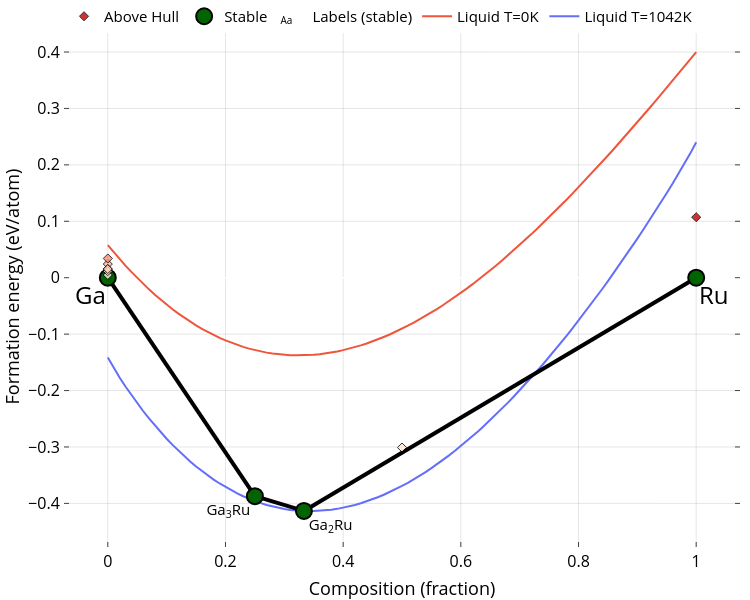
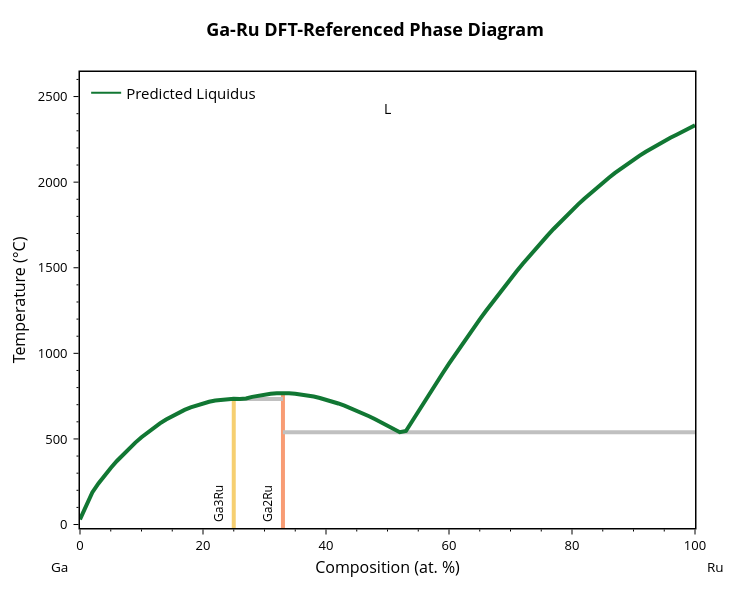

Write notebook code for charts like these, in order.
### Code cell
system = "Ga-Ru"   # <-- change this to any cached binary system

pred_params = runner.predict_system(system) + [0]
print(pred_params)
bl = BinaryLiquid.from_cache(system, reconstruction=True)
bl.update_params(pred_params)
blp = BLPlotter(bl)

blp.show('ch+g')
blp.show('pred+liq')

runner.create_compact_prediction_figure(
    system_name=system,
    output_file=None,
    max_display_features=10,
)

pd = bl.dft_ch
print("Stable entries:")
for e in sorted(pd.stable_entries, key=lambda e: e.composition.get_atomic_fraction(pd.elements[1])):
    print(f"  {e.name:12s}  x={e.composition.get_atomic_fraction(pd.elements[1]):.3f}  "
          f"Ef={pd.get_form_energy_per_atom(e):+.4f} eV/at")

### Figure 1 — Plotly figure (JSON) as saved in the notebook; plotly's stock layout.template omitted (floating-point values rounded to 4 significant figures)
{"data": [{"mode": "lines", "name": "Liquid T=1042K", "type": "scatter", "x": [0, 0.01, 0.02, 0.03, 0.04, 0.05, 0.06, 0.07, 0.08, 0.09, 0.1, 0.11, 0.12, 0.13, 0.14, 0.15, 0.16, 0.17, 0.18, 0.19, 0.2, 0.21, 0.22, 0.23, 0.24, 0.25, 0.26, 0.27, 0.28, 0.29, 0.3, 0.31, 0.32, 0.33, 0.34, 0.35, 0.36, 0.37, 0.38, 0.39, 0.4, 0.41, 0.42, 0.43, 0.44, 0.45, 0.46, 0.47, 0.48, 0.49, 0.5, 0.51, 0.52, 0.53, 0.54, 0.55, 0.56, 0.57, 0.58, 0.59, 0.6, 0.61, 0.62, 0.63, 0.64, 0.65, 0.66, 0.67, 0.68, 0.69, 0.7, 0.71, 0.72, 0.73, 0.74, 0.75, 0.76, 0.77, 0.78, 0.79, 0.8, 0.81, 0.82, 0.83, 0.84, 0.85, 0.86, 0.87, 0.88, 0.89, 0.9, 0.91, 0.92, 0.93, 0.94, 0.95, 0.96, 0.97, 0.98, 0.99, 1], "y": [-0.1413, -0.1599, -0.1769, -0.1928, -0.208, -0.2225, -0.2363, -0.2494, -0.262, -0.274, -0.2854, -0.2963, -0.3066, -0.3164, -0.3257, -0.3345, -0.3428, -0.3506, -0.3579, -0.3647, -0.371, -0.3769, -0.3824, -0.3873, -0.3919, -0.396, -0.3996, -0.4028, -0.4056, -0.408, -0.41, -0.4115, -0.4126, -0.4134, -0.4137, -0.4137, -0.4132, -0.4124, -0.4112, -0.4097, -0.4077, -0.4054, -0.4028, -0.3998, -0.3964, -0.3927, -0.3887, -0.3843, -0.3795, -0.3745, -0.3691, -0.3634, -0.3574, -0.3511, -0.3444, -0.3375, -0.3303, -0.3227, -0.3149, -0.3068, -0.2984, -0.2897, -0.2807, -0.2715, -0.262, -0.2522, -0.2422, -0.2319, -0.2213, -0.2105, -0.1995, -0.1882, -0.1767, -0.1649, -0.1529, -0.1407, -0.1282, -0.1155, -0.1026, -0.08942, -0.07606, -0.06249, -0.04869, -0.03469, -0.02047, -0.006037, 0.008603, 0.02345, 0.03852, 0.05379, 0.06928, 0.08499, 0.1009, 0.1171, 0.1335, 0.1502, 0.1672, 0.1845, 0.2022, 0.2204, 0.24]}, {"mode": "lines", "name": "Liquid T=0K", "type": "scatter", "x": [0, 0.01, 0.02, 0.03, 0.04, 0.05, 0.06, 0.07, 0.08, 0.09, 0.1, 0.11, 0.12, 0.13, 0.14, 0.15, 0.16, 0.17, 0.18, 0.19, 0.2, 0.21, 0.22, 0.23, 0.24, 0.25, 0.26, 0.27, 0.28, 0.29, 0.3, 0.31, 0.32, 0.33, 0.34, 0.35, 0.36, 0.37, 0.38, 0.39, 0.4, 0.41, 0.42, 0.43, 0.44, 0.45, 0.46, 0.47, 0.48, 0.49, 0.5, 0.51, 0.52, 0.53, 0.54, 0.55, 0.56, 0.57, 0.58, 0.59, 0.6, 0.61, 0.62, 0.63, 0.64, 0.65, 0.66, 0.67, 0.68, 0.69, 0.7, 0.71, 0.72, 0.73, 0.74, 0.75, 0.76, 0.77, 0.78, 0.79, 0.8, 0.81, 0.82, 0.83, 0.84, 0.85, 0.86, 0.87, 0.88, 0.89, 0.9, 0.91, 0.92, 0.93, 0.94, 0.95, 0.96, 0.97, 0.98, 0.99, 1], "y": [0.05788, 0.04531, 0.0332, 0.02155, 0.01034, -0.000423, -0.01074, -0.02063, -0.03007, -0.03909, -0.04769, -0.05586, -0.06362, -0.07096, -0.0779, -0.08443, -0.09056, -0.0963, -0.1016, -0.1066, -0.1112, -0.1154, -0.1192, -0.1226, -0.1257, -0.1284, -0.1308, -0.1328, -0.1344, -0.1357, -0.1367, -0.1373, -0.1376, -0.1376, -0.1372, -0.1365, -0.1355, -0.1342, -0.1325, -0.1306, -0.1284, -0.1258, -0.123, -0.1199, -0.1165, -0.1128, -0.1089, -0.1047, -0.1002, -0.0954, -0.09038, -0.08511, -0.07959, -0.07382, -0.0678, -0.06155, -0.05506, -0.04835, -0.0414, -0.03424, -0.02685, -0.01925, -0.01144, -0.003428, 0.004788, 0.0132, 0.02181, 0.03061, 0.03959, 0.04875, 0.05809, 0.0676, 0.07728, 0.08713, 0.09713, 0.1073, 0.1176, 0.1281, 0.1387, 0.1494, 0.1603, 0.1713, 0.1824, 0.1937, 0.2051, 0.2166, 0.2282, 0.2399, 0.2517, 0.2636, 0.2756, 0.2877, 0.2999, 0.3122, 0.3245, 0.3369, 0.3494, 0.362, 0.3746, 0.3872, 0.4]}, {"hoverinfo": "none", "line": {"color": "black", "width": 4}, "mode": "lines", "showlegend": false, "type": "scatter", "x": [0.25, 0, null, 0.3333, 0.25, null, 0.3333, 1, null], "y": [-0.3871, 0, null, -0.4134, -0.3871, null, -0.4134, 0, null]}, {"hoverinfo": "skip", "mode": "text", "name": "Labels (stable)", "opacity": 1, "showlegend": true, "text": ["Ga<sub>3</sub>Ru", "Ga<sub>2</sub>Ru"], "textposition": ["bottom left", "bottom right"], "type": "scatter", "visible": true, "x": [0.242, 0.3413], "y": [-0.4001, -0.4264]}, {"error_y": {"array": [0, 0, 0, 0], "color": "gray", "thickness": 2.5, "type": "data", "width": 5}, "hoverinfo": "text", "hoverlabel": {"font": {"size": 14}}, "hovertext": ["Ga<sub>3</sub>Ru (mp-672204-GGA) <br> -0.387 eV/atom (Stable)", "Ga (mp-142-GGA) <br> 0.0 eV/atom (Stable)", "Ga<sub>2</sub>Ru (mp-1072429-GGA) <br> -0.413 eV/atom (Stable)", "Ru (mp-33-GGA) <br> 0.0 eV/atom (Stable)"], "marker": {"color": "darkgreen", "line": {"color": "black", "width": 2}, "size": 16}, "mode": "markers", "name": "Stable", "opacity": 0.99, "showlegend": true, "type": "scatter", "x": [0.25, 0, 0.3333, 1], "y": [-0.3871, 0, -0.4134, 0]}, {"hoverinfo": "text", "hoverlabel": {"font": {"size": 14}}, "hovertext": ["Ru (mp-8639-GGA) <br> 0.107 eV/atom (+0.107 eV/atom)", "Ga (mp-140-GGA) <br> 0.024 eV/atom (+0.024 eV/atom)", "Ga (mp-569007-GGA) <br> 0.034 eV/atom (+0.034 eV/atom)", "Ga (mp-569423-GGA) <br> 0.011 eV/atom (+0.011 eV/atom)", "Ga (mp-10021-GGA) <br> 0.015 eV/atom (+0.015 eV/atom)", "Ga (mp-1067880-GGA) <br> 0.005 eV/atom (+0.005 eV/atom)", "Ga (mp-567540-GGA) <br> 0.012 eV/atom (+0.012 eV/atom)", "Ga (mp-1007857-GGA) <br> 0.015 eV/atom (+0.015 eV/atom)", "GaRu (mp-22320-GGA) <br> -0.301 eV/atom (+0.009 eV/atom)"], "marker": {"color": [0.107, 0.024, 0.034, 0.011, 0.015, 0.005, 0.012, 0.015, 0.009], "colorscale": [[0, "#fff5e3"], [0.5, "#f24324"], [1, "#c40000"]], "line": {"color": "black", "width": 1}, "opacity": 0.8, "size": 7, "symbol": "diamond"}, "mode": "markers", "name": "Above Hull", "showlegend": true, "type": "scatter", "x": [1, 0, 0, 0, 0, 0, 0, 0, 0.5], "y": [0.1073, 0.02417, 0.03406, 0.01134, 0.01527, 0.004823, 0.01168, 0.01539, -0.301]}], "layout": {"annotations": [{"align": "center", "font": {"color": "#000000", "size": 24}, "opacity": 1, "showarrow": false, "text": "Ga", "x": -0.03, "xref": "x", "y": -0.03, "yref": "y"}, {"align": "center", "font": {"color": "#000000", "size": 24}, "opacity": 1, "showarrow": false, "text": "Ru", "x": 1.03, "xref": "x", "y": -0.03, "yref": "y"}], "autosize": true, "coloraxis": {"colorbar": {"x": 1, "y": 0.05, "yanchor": "top"}}, "font": {"color": "black", "size": 15}, "height": 600, "hovermode": "closest", "legend": {"orientation": "h", "tracegroupgap": 7, "traceorder": "reversed", "x": 0, "xanchor": "left", "y": 1.05}, "margin": {"b": 10, "l": 10, "pad": 0, "r": 10, "t": 0}, "paper_bgcolor": "white", "plot_bgcolor": "white", "showlegend": true, "width": 750, "xaxis": {"anchor": "y", "gridcolor": "rgba(0,0,0,0.1)", "mirror": "ticks", "nticks": 8, "showgrid": true, "showline": true, "side": "bottom", "tickfont": {"color": "black", "size": 16}, "ticks": "inside", "title": {"font": {"color": "#000000", "size": 18}, "text": "Composition (fraction)"}, "type": "linear", "zeroline": false}, "yaxis": {"anchor": "x", "gridcolor": "rgba(0,0,0,0.1)", "mirror": "ticks", "showgrid": true, "showline": true, "side": "left", "tickfont": {"color": "black", "size": 16}, "ticks": "inside", "title": {"font": {"color": "#000000", "size": 18}, "text": "Formation energy (eV/atom)"}, "type": "linear"}}}

### Figure 2 — Plotly figure (JSON) as saved in the notebook; plotly's stock layout.template omitted (floating-point values rounded to 4 significant figures)
{"data": [{"hovertemplate": "label=Ga3Ru<br>x=%{x}<br>t=%{y}<extra></extra>", "legendgroup": "Ga3Ru", "line": {"color": "rgb(246, 207, 113)", "dash": "solid", "width": 4}, "marker": {"symbol": "circle"}, "mode": "lines", "name": "Ga3Ru", "orientation": "v", "showlegend": false, "type": "scatter", "x": [25, 25, 25, 25, 25, 25, 25, 25, 25, 25, 25, 25, 25, 25, 25, 25, 25, 25, 25, 25, 25, 25, 25, 25, 25, 25, 25, 25, 25], "xaxis": "x", "y": [29.75, 114.4, 187.3, 240.0, 287.0, 733.3, 371.2, 330.6, 732.9, 734.6, 734.6, 729.4, 724.1, 708.1, 717.1, 653.1, 669.8, 697.3, 684.5, 539.0, 566.0, 409.4, 445.1, 590.9, 509.9, 478.6, 634.4, 613.7, -273.1], "yaxis": "y"}, {"hovertemplate": "label=Ga2Ru<br>x=%{x}<br>t=%{y}<extra></extra>", "legendgroup": "Ga2Ru", "line": {"color": "rgb(248, 156, 116)", "dash": "solid", "width": 4}, "marker": {"symbol": "circle"}, "mode": "lines", "name": "Ga2Ru", "orientation": "v", "showlegend": false, "type": "scatter", "x": [33, 33, 33, 33, 33, 33, 33, 33, 33, 33, 33, 33, 33, 33, 33, 33, 33, 33, 33, 33, 33, 33, 33, 33, 33, 33, 33, 33, 33], "xaxis": "x", "y": [539.2, 665.4, 680.3, 707.2, 694.3, 733.3, 649.5, 596.5, 736.0, 745.6, 615.0, 632.6, 557.4, 577.3, 767.5, 764.5, 754.5, 760.2, 719.1, 729.8, 747.5, 739.3, 767.4, 753.5, 768.9, 768.9, 764.4, 759.7, -273.1], "yaxis": "y"}, {"hovertemplate": "x=%{x}<br>y=%{y}<extra></extra>", "legendgroup": "", "line": {"color": "Silver", "dash": "solid", "width": 4}, "marker": {"symbol": "circle"}, "mode": "lines", "name": "", "orientation": "v", "showlegend": false, "type": "scatter", "x": [33, 52, 100], "xaxis": "x", "y": [539.2, 539.2, 539.2], "yaxis": "y"}, {"hovertemplate": "x=%{x}<br>y=%{y}<extra></extra>", "legendgroup": "", "line": {"color": "Silver", "dash": "solid", "width": 4}, "marker": {"symbol": "circle"}, "mode": "lines", "name": "", "orientation": "v", "showlegend": false, "type": "scatter", "x": [25, 26, 33], "xaxis": "x", "y": [733.3, 733.3, 733.3], "yaxis": "y"}, {"hovertemplate": "label=L<br>x=%{x}<br>t=%{y}<extra></extra>", "legendgroup": "L", "line": {"color": "#117733", "dash": "solid", "width": 4}, "marker": {"symbol": "circle"}, "mode": "lines", "name": "L", "orientation": "v", "showlegend": false, "type": "scatter", "x": [0, 1, 2, 3, 4, 5, 6, 7.0, 8, 9, 10, 11, 12, 13, 14.0, 15, 16, 17, 18, 19, 20, 21, 22, 23, 24, 25, 26, 27, 28.0, 29.0, 30, 31, 32, 33, 34, 35, 36, 37, 38, 39, 40, 41, 42, 43, 44, 45, 46, 47, 48, 49, 50, 51, 52, 53, 54, 55.0, 56.0, 57.0, 58.0, 59, 60, 61, 62, 63, 64, 65, 66, 67, 68, 69, 70, 71, 72, 73, 74, 75, 76, 77, 78, 79, 80, 81, 82, 83, 84, 85, 86, 87, 88, 89, 90, 91, 92, 93, 94, 95, 96, 97, 98, 99, 100], "xaxis": "x", "y": [29.75, 114.4, 187.3, 240.0, 287.0, 330.6, 371.2, 409.4, 445.1, 478.6, 509.9, 539.0, 566.0, 590.9, 613.7, 634.4, 653.1, 669.8, 684.5, 697.3, 708.1, 717.1, 724.1, 729.4, 732.9, 734.6, 733.3, 736.0, 745.6, 753.5, 759.7, 764.4, 767.4, 768.9, 767.5, 764.5, 760.2, 754.5, 747.5, 739.3, 729.8, 719.1, 707.2, 694.3, 680.3, 665.4, 649.5, 632.6, 615.0, 596.5, 577.3, 557.4, 539.2, 546.0, 604.1, 661.7, 718.6, 774.9, 830.4, 885.3, 939.4, 992.8, 1045.0, 1097.0, 1148.0, 1198.0, 1247.0, 1296.0, 1343.0, 1390.0, 1435.0, 1480.0, 1523.0, 1566.0, 1608.0, 1648.0, 1688.0, 1726.0, 1764.0, 1800.0, 1836.0, 1870.0, 1903.0, 1935.0, 1967.0, 1997.0, 2026.0, 2054.0, 2080.0, 2106.0, 2131.0, 2155.0, 2178.0, 2200.0, 2220.0, 2240.0, 2259.0, 2277.0, 2295.0, 2312.0, 2333.0], "yaxis": "y"}, {"marker": {"color": "#117733"}, "mode": "lines", "name": "Predicted Liquidus", "showlegend": true, "type": "scatter", "x": [null], "y": [null]}], "layout": {"annotations": [{"borderpad": 5, "font": {"color": "black", "size": 12}, "showarrow": false, "text": "Ga3Ru", "textangle": -90, "x": 22.5, "y": -20.25, "yanchor": "bottom"}, {"borderpad": 5, "font": {"color": "black", "size": 12}, "showarrow": false, "text": "Ga2Ru", "textangle": -90, "x": 30.5, "y": -20.25, "yanchor": "bottom"}, {"font": {"color": "black", "size": 14}, "showarrow": false, "text": "L", "x": 50, "y": 2430.0}, {"font": {"color": "black", "size": 13.5}, "showarrow": false, "text": "Ga", "x": -0.05, "xanchor": "left", "xref": "paper", "y": -0.086, "yanchor": "middle", "yref": "paper"}, {"font": {"color": "black", "size": 13.5}, "showarrow": false, "text": "Ru", "x": 1.05, "xanchor": "right", "xref": "paper", "y": -0.086, "yanchor": "middle", "yref": "paper"}], "font": {"color": "black", "size": 13}, "height": 600, "legend": {"font": {"size": 15}, "x": 0.01, "xanchor": "left", "y": 0.99, "yanchor": "top"}, "margin": {"b": 72, "r": 55, "t": 72}, "plot_bgcolor": "white", "showlegend": true, "title": {"font": {"color": "black", "size": 18}, "text": "<b>Ga-Ru DFT-Referenced Phase Diagram</b>", "x": 0.5, "xanchor": "center", "yanchor": "bottom"}, "width": 750, "xaxis": {"linecolor": "black", "linewidth": 1.5, "minor": {"nticks": 5, "tickcolor": "black", "ticklen": 2, "ticks": "outside", "tickwidth": 1}, "mirror": true, "range": [0, 100], "showline": true, "tickcolor": "black", "tickformat": ".0f", "ticklen": 5, "ticks": "outside", "tickwidth": 1, "title": {"font": {"size": 16}, "standoff": 8, "text": "Composition (at. %)"}}, "yaxis": {"linecolor": "black", "linewidth": 1.5, "minor": {"nticks": 5, "tickcolor": "black", "ticklen": 2, "ticks": "outside", "tickwidth": 1}, "mirror": true, "range": [-20.25, 2643.0], "showline": true, "tickcolor": "black", "ticklen": 5, "ticks": "outside", "ticksuffix": " ", "tickwidth": 1, "title": {"font": {"size": 16}, "standoff": 8, "text": "Temperature (°C)"}}}}
